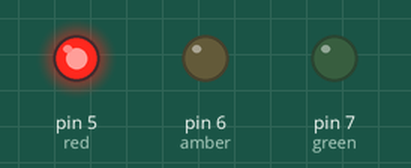
Bench run of a sketch on a simulated Arduino Uno, built with avr-gcc and run on an emulated ATmega328P. Parts: output pins drawn as LEDs (lit = HIGH).

Above: at 4.0 s.
At 10.0 s:
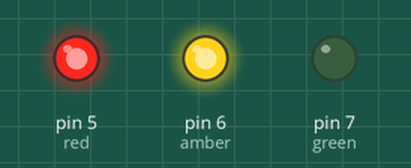
At 17.0 s:
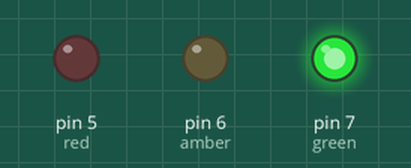
Timing chart, 0 to 28.6 s (numbered marks = the images above):
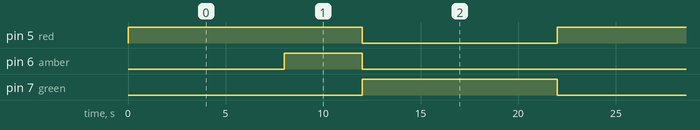

The sketch:

Traffic_Lights.ino
```cpp
void setup() {
  pinMode(5, OUTPUT); //red
  pinMode(6, OUTPUT); //amber
  pinMode(7, OUTPUT); //green
  //Serial.begin(9600);
  // put your setup code here, to run once:

}

void loop() {
  digitalWrite(5, HIGH);//Turn on red
  delay(8000);
  digitalWrite(6, HIGH);//amber comes on
  delay(4000);
  digitalWrite(5, LOW);//red goes off
  digitalWrite(6, LOW);//amber goes off
  digitalWrite(7, HIGH);//green comes on
  delay(10000);
  digitalWrite(7, LOW);//green goes off

  // put your main code here, to run repeatedly:

}
```

Measured:
- by itself, pin 5 (red): alternates HIGH for 12.0 s and LOW for 10.0 s
- by itself, pin 6 (amber): alternates HIGH for 4.0 s and LOW for 18.0 s
- by itself, pin 7 (green): alternates HIGH for 10.0 s and LOW for 12.0 s
